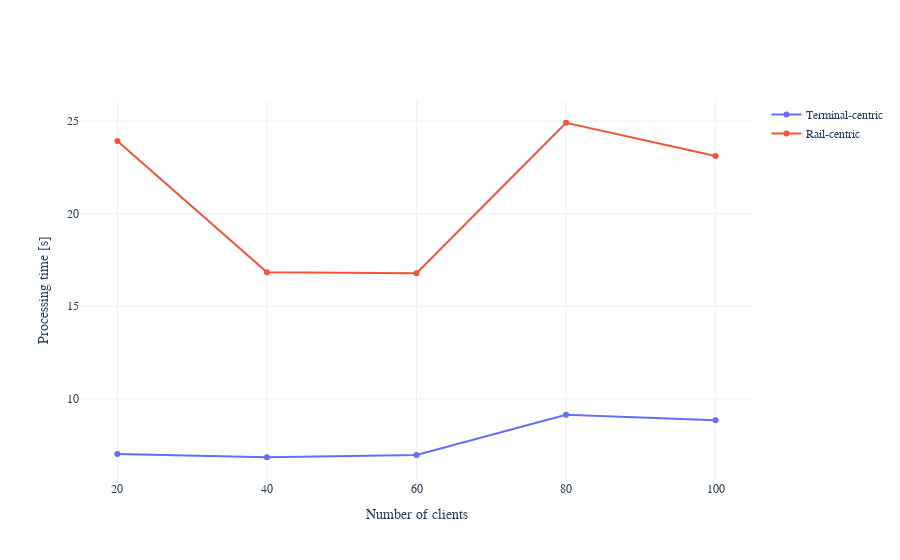

Here is the notebook cell this chart was saved with:
### Code cell
fig = go.Figure()
fig.add_trace(go.Scatter(y = df_dict_process_time.T[10], x = df_dict_process_time.T.index, name = f"Terminal-centric"))
fig.add_trace(go.Scatter(y = df_dict_process_time_drop.T[10], x = df_dict_process_time_drop.T.index, name = f"Rail-centric"))
fig.update_xaxes(title = "Number of clients")
fig.update_yaxes(title = "Processing time [s]")
fig.show()

### Figure 1 — Plotly figure (JSON) as saved in the notebook; plotly's stock layout.template omitted (floating-point values rounded to 4 significant figures)
{"data": [{"name": "Terminal-centric", "type": "scatter", "x": ["20", "40", "60", "80", "100"], "y": [7.016, 6.844, 6.969, 9.141, 8.844]}, {"name": "Rail-centric", "type": "scatter", "x": ["20", "40", "60", "80", "100"], "y": [23.92, 16.83, 16.78, 24.91, 23.11]}], "layout": {"xaxis": {"title": {"text": "Number of clients"}}, "yaxis": {"title": {"text": "Processing time [s]"}}}}
